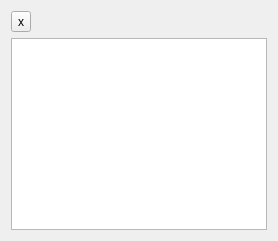
<?xml version="1.0" encoding="UTF-8"?>
<ui version="4.0">
 <class>SearchResultsWidget</class>
 <widget class="QWidget" name="SearchResultsWidget">
  <property name="visible">
   <bool>false</bool>
  </property>
  <layout class="QVBoxLayout" name="verticalLayout">
   <item>
    <widget class="QToolButton" name="bHideResults">
     <property name="toolTip">
      <string>Hide results</string>
     </property>
     <property name="text">
      <string>x</string>
     </property>
    </widget>
   </item>
   <item>
    <widget class="QListWidget" name="lwResults"/>
   </item>
  </layout>
 </widget>
 <resources/>
 <connections/>
</ui>
